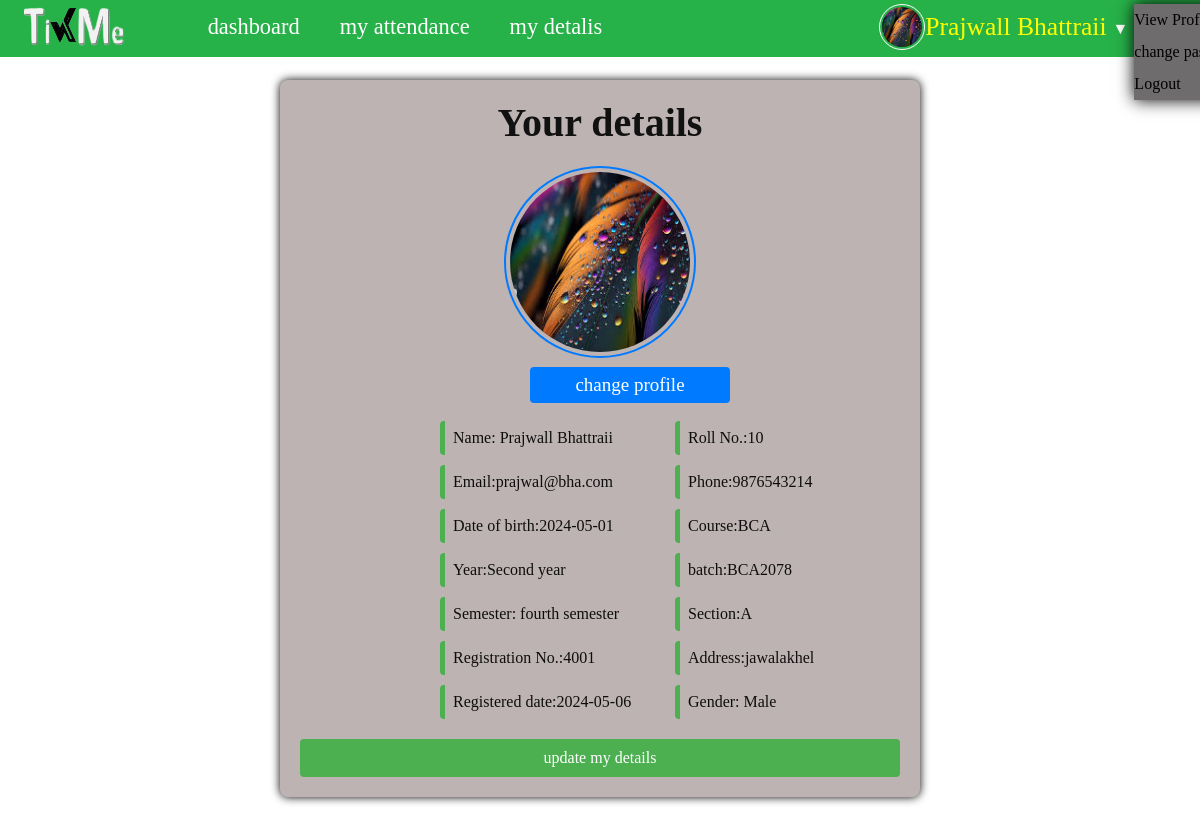
The page /Student_Dashboard/student_details.php (signed in) on the database its author committed.
### tables this page shows
CREATE TABLE `student_table` (
  `id` int(11) NOT NULL,
  `Name` varchar(255) NOT NULL,
  `Email` varchar(255) NOT NULL,
  `Phone` varchar(20) NOT NULL,
  `login_pwd` varchar(20) DEFAULT NULL,
  `DOB` date DEFAULT NULL,
  `course_type` varchar(30) DEFAULT NULL,
  `std_course` int(11) DEFAULT NULL,
  `year` int(11) DEFAULT NULL,
  `Batch_id` int(11) DEFAULT NULL,
  `semester` int(11) DEFAULT NULL,
  `section` varchar(10) DEFAULT NULL,
  `RegistrationNo` varchar(30) NOT NULL,
  `RollNo` varchar(30) NOT NULL,
  `address` varchar(255) NOT NULL,
  `Gender` varchar(10) DEFAULT NULL,
  `image` varchar(255) DEFAULT NULL,
  `Registered_date` date DEFAULT NULL,
  `status` tinyint(1) DEFAULT NULL
);

CREATE TABLE `course_table` (
  `id` int(11) NOT NULL,
  `Name` varchar(255) NOT NULL,
  `course_type` varchar(30) DEFAULT NULL
);

CREATE TABLE `year_table` (
  `id` int(11) NOT NULL,
  `Name` varchar(255) NOT NULL,
  `Rank` int(11) DEFAULT NULL
);

CREATE TABLE `batch_table` (
  `id` int(11) NOT NULL,
  `start_year` varchar(20) DEFAULT NULL,
  `end_year` varchar(20) DEFAULT NULL,
  `Title` varchar(255) NOT NULL,
  `course_id` int(11) DEFAULT NULL,
  `year_id` int(11) DEFAULT NULL,
  `sem_id` int(11) DEFAULT NULL
);

CREATE TABLE `semester_table` (
  `id` int(11) NOT NULL,
  `Name` varchar(255) NOT NULL,
  `Rank` int(11) DEFAULT NULL,
  `year_id` int(11) DEFAULT NULL
);

### Student_Dashboard/student_details.php (the view, shortened to what this page needs)
<?php
include ("student_title_bar.php")
    ?>
<!DOCTYPE html>
<html lang="en">
<head>
    <link rel="stylesheet" href="student_details_css.css">
</head>
<body class="student_profile_body">
    <?php
    include ('../database and tables/create_database.php');
    try {
        $std_session_email = $_SESSION['student_email'];
        $select_std_datail = "SELECT Student_table.*, batch_table.Title as batch_name, course_table.Name as course_name , Year_table.Name As year, Semester_table.Name as semester
        FROM Student_table
        INNER JOIN batch_table ON Student_table.batch_id = batch_table.id
        INNER JOIN course_table ON Student_table.std_course = course_table.id
        INNER JOIN Year_table ON Student_table.year = Year_table.id
        INNER JOIN semester_table ON Student_table.semester = semester_table.id
        where student_table.Email ='$std_session_email'";
        $std_detail_result = mysqli_query($connect, $select_std_datail);
        if (mysqli_num_rows($std_detail_result) > 0) {
            while ($row = mysqli_fetch_assoc($std_detail_result)) {
                echo '
                <div class="student_view_detail">
                    <h2>Your details</h2>
                    <div class="student_view_image">
                        <img src="../registration form/student_images/' . $row['image'] . '">
                        <a href="student_picture_update.php?id=' . $row['id'] . '" class="student_picture_update">change profile</a><br>
                    </div>
                    <div class="student_details">
                        <p>Name: ' . $row['Name'] . '</p>
                        <p>Roll No.:' . $row['RollNo'] . '</p>
                        <p>Email:' . $row['Email'] . '</p>
                        <p>Phone:' . $row['Phone'] . '</p>
                        <p>Date of birth:' . $row['DOB'] . '</p>
                        <p>Course:' . $row['course_name'] . '</p>
                        <p>Year:' . $row['year'] . '</p>
                        <p>batch:' . $row['batch_name'] . '</p>
                        <p>Semester: ' . $row['semester'] . '</p>
                        <p>Section:' . $row['section'] . '</p>
                        <p>Registration No.:' . $row['RegistrationNo'] . '</p>
                        <p>Address:' . $row['address'] . '</p>
                        <p>Registered date:' . $row['Registered_date'] . '</p>
                        <p>Gender: ' . $row['Gender'] . '</p>
                    </div>
                    <a onclick="return confirm(\'are you sure for edit\')" href="student_details_update.php?id=' . $row['id'] . '" class="std_details_update">update my details</a>
                </div>
                ';
            }
        } else {
            echo '<script>alert("Data not found")</script>';
        }
    } catch (Exception $ex) {
        die("student dashborad erorr:" . $ex->getMessage());
    }
    ?>
</body>
</html>

### Student_Dashboard/student_title_bar.php (shortened to what this page needs)
<!DOCTYPE html>
<html lang="en">
<head>
    <link rel="stylesheet" href="../Student_Dashboard/student_title_css.css">
</head>
<body class="student_title_bar">
    <div class="std_title_bar">
        <a href="student_dashboard.php">
            <div class="Alogo"><img src="../logo/system logo.png" alt="" class="alogo_pic"></div>
        </a>
        <div class="std_links">
            <a href="student_dashboard.php"
                class="std_titles">dashboard</a>
            <a href="student_attendance_detail.php"
                class="std_titles">my attendance</a>
            <a href="student_details.php"
                class="std_titles">my detalis</a>
        </div>
        <div id="idstudent_profile_part">
            <div id="idstudent_pic_part">
                <a href="student_details.php">
                    <img src="../registration form/student_images/<?php echo $_SESSION['std_profile']?>"
                        class="studentPP">
                    <div id="idprofile_text"><?php echo $_SESSION['student_name'] ?></div>
                </a>
                <div class="dropdown">
                    <button onclick="toggleDropdown()" class="dropbtn">&#9660;</button>
                    <div id="myDropdown" class="dropdown-content">
                        <a href="student_details.php">View Profile</a>
                        <a href="student_pwd_change.php">change password</a>
                        <a href="student_logout.php">Logout</a>
                    </div>
                </div>
            </div>
        </div>
    </div>
</body>
</html>

### Student_Dashboard/student_title_css.css (style rules this page uses)
.student_title_bar { margin: 0%; padding: 0%; }
.std_title_bar { top: 0; margin: 0%; text-align: center; background-color: rgb(39, 177, 73); height: 57px; width: 100%; position: fixed; }
.std_title_bar div { display: inline; }
.Alogo { margin: 0.5% 0% 0% 2%; float: inline-start; display: inline; height: 70%; width: 100px; }
.alogo_pic { height: 100%; width: 100%; border-radius: 5px; }
.std_title_bar .std_titles { color: white; text-decoration: none; font-size: 140%; background: transparent; padding: 0.5%; margin: 1%; }
#idstudent_pic_part { padding: 4px 0px 7px 5px; display: inline-block; margin-left: 250px; }
.studentPP { height: 40px; width: 40px; display: inline; margin: 0px; padding: 2px; border: 1px solid white; border-radius: 50%; float: left; }
#idprofile_text { float: inline-start; color: yellow; margin-top: 3%; font-size: 160%; }
.dropdown { position: relative; display: inline-block; }
.dropdown-content { display: none; position: absolute; background-color:rgb(110, 108, 108); min-width: 130px; box-shadow: 0 0 16px rgba(0,0,0,20); }
.dropdown-content a { float: left; color: black; padding: 7px 0px; text-decoration: none; display: block; }
.dropbtn { left: 0; margin-top: 15px; color: white; background-color: transparent; font-size: 16px; border: none; cursor: pointer; }

### Student_Dashboard/student_details_css.css (style rules this page uses)
.student_view_detail { text-align: center; background-color: rgb(189, 179, 179); width: 50%; margin: 80px auto; padding: 20px; box-shadow: 0 0 10px rgba(0, 0, 0, 5); border-radius: 8px; }
.student_view_detail h2 { text-align: center; font-size: 40px; color: #111111; margin-bottom: 10px; margin-top: -1px; }
.student_view_image { text-align: center; margin-top: 20px; }
.student_view_image img { width: 180px; height: 180px; border-radius: 50%; border: 2px solid #007bff; padding: 4px; }
.student_picture_update { font-size: 19px; margin-left: 230px; width: 30%; display: block; margin-top: 5px; padding: 7px 10px; background-color: #007bff; color: #fff; border-radius: 4px; text-decoration: none; transition: background-color 1s; }
.student_details { margin-left: 140px; display: grid; grid-template-columns: 1fr 1fr; gap: 10px; margin-bottom: 20px; }
.student_details p { text-align: left; margin: 0; padding: 8px; border-left: 5px solid #4CAF50; border-radius: 4px; font-size: 16px; color: #0e0d0d; }
.std_details_update { display: block; text-align: center; background: #4CAF50; color: white; padding: 10px 20px; border-radius: 4px; text-decoration: none; margin-top: 10px; transition: background-color 0.3s ease; }

### rows shown on the page
student_table: image (picture), Name "Prajwall Bhattraii", RollNo "10", Email "prajwal@bha.com", Phone "9876543214", DOB "2024-05-01", std_course.Name "BCA", year.Name "Second year", Batch.Title "BCA2078", semester.Name "fourth semester", section "A", RegistrationNo "4001", address "jawalakhel", Registered_date "2024-05-06", Gender "Male"

### other values the page prints
$_SESSION['student_name'] "Prajwall Bhattraii"
